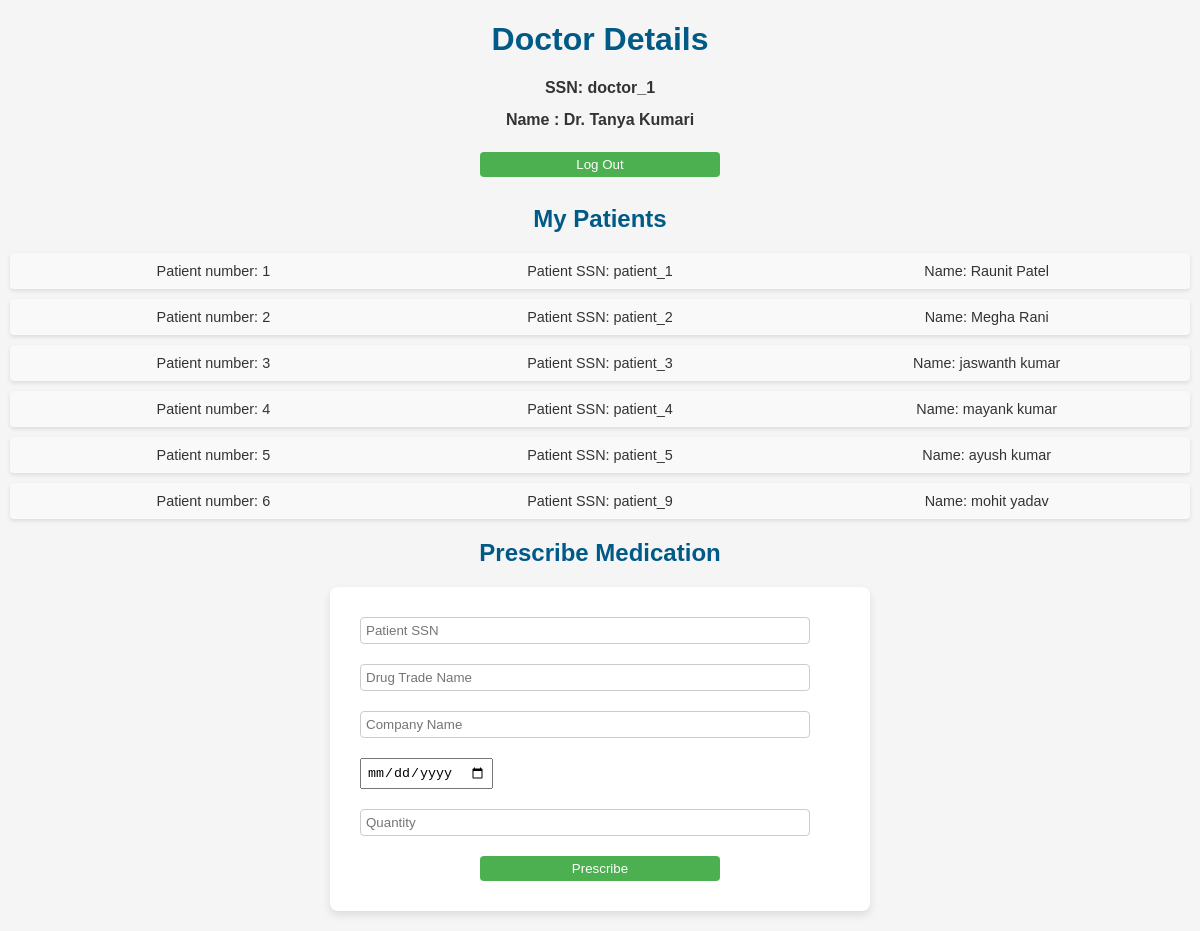
Screenshot of /doctor.php (signed in) with the database file from the repository.
### tables this page shows
CREATE TABLE `doctor` (
  `ssn` varchar(100) NOT NULL,
  `name` varchar(100) DEFAULT NULL,
  `specialty` varchar(100) DEFAULT NULL,
  `Years_exp` int(11) DEFAULT NULL
);

CREATE TABLE `patient` (
  `ssn` varchar(100) NOT NULL,
  `name` varchar(100) DEFAULT NULL,
  `address` varchar(100) DEFAULT NULL,
  `Age` int(11) DEFAULT NULL,
  `Pri_physician` varchar(100) DEFAULT NULL
);

### doctor.php (the view, shortened to what this page needs)
<?php
require_once('connecting_database.php');
$patientsData = [];
$doctor_ssn = '';
$error = '';
if ($_SESSION['role'] !== 'Doctor') {
    $error = "Access Denied. You must be logged in as a Doctor.";
} else {
    $name = $_SESSION['name'];
    $doctorSSNQuery = "SELECT d.ssn FROM doctor d JOIN users u ON d.name = u.name WHERE u.name = ?";
    if ($stmt = $conn->prepare($doctorSSNQuery)) {
        $stmt->bind_param("s", $name);
        $stmt->execute();
        $result = $stmt->get_result();
        if ($row = $result->fetch_assoc()) {
            $doctor_ssn = $row['ssn'];
        } else {
            $error = "Doctor information not found.";
        }
    } else {
        $error = "Error preparing query: " . $conn->error;
    }
    if (!empty($doctor_ssn)) {
        $patientQuery = "SELECT * FROM Patient WHERE Pri_physician = ?";
        if ($stmt = $conn->prepare($patientQuery)) {
            $stmt->bind_param("s", $doctor_ssn);
            $stmt->execute();
            $result = $stmt->get_result();
            while ($row = $result->fetch_assoc()) {
                $patientsData[] = $row;
            }
        } else {
            $error = "Error preparing query: " . $conn->error;
        }
    }
}
?>
<!DOCTYPE html>
<html lang="en">
<head>
    <link rel="stylesheet" href="styles.css">
</head>
<body>
<?php if (!empty($error)): ?>
    <p><?php echo $error; ?></p>
<?php else: ?>
    <div style="text-align: center;">
        <h1>Doctor Details</h1>
        <p>SSN: <?php echo $doctor_ssn; ?></p>
        <p>Name : Dr. <?php echo $name; ?></p>
        <button onclick="window.location.href='landing.html';" style="padding: 5px;">Log Out</button>
    </div>
    <center><h2>My Patients</h2></center>
    <?php $serialNumber = 1; ?>
    <?php foreach ($patientsData as $patient): ?>
        <div style="display: flex;
    justify-content: space-around;
    padding: 10px;
    margin: 10px;
    background-color: #f9f9f9;
    border-radius: 4px;
    box-shadow: 0 2px 4px rgba(0, 0, 0, 0.1);
    max-width: 100%;
    overflow: hidden;
">
            <span style="flex: 1;
    text-align: center;
    font-size: 0.9rem;
    color: #333;">Patient number: <?php echo $serialNumber; ?></span>
            <span style="flex: 1;
    text-align: center;
    font-size: 0.9rem;
    color: #333;">Patient SSN: <?php echo $patient['ssn']; ?></span>
            <span style="flex: 1;
    text-align: center;
    font-size: 0.9rem;
    color: #333;">Name: <?php echo $patient['name']; ?></span>
        </div>
        <?php $serialNumber++; ?>
    <?php endforeach; ?>
    <center><h2>Prescribe Medication</h2></center>
    <form action="prescription.php" method="POST">
        <input type='text' name='patient_ssn' placeholder='Patient SSN' required style="padding: 5px; margin: 10px">
        <input type='text' name='drug_trade_name' placeholder='Drug Trade Name' required style="padding: 5px; margin: 10px">
        <input type='text' name='company_name' placeholder='Company Name' required style="padding: 5px; margin: 10px">
        <input type='date' name='date' placeholder='Date' required style="padding: 5px; margin: 10px">
        <input type='integer' name='qty' placeholder='Quantity' required style="padding: 5px; margin: 10px">
        <center><button type='submit' name='submit' style="padding: 5px; margin: 10px">Prescribe</button></center>
    </form>
<?php endif; ?>
</body>
</html>

### styles.css (style rules this page uses)
body { font-family: Arial, sans-serif; background-color: #f5f5f5; margin: 0; padding: 0; color: #333; }
h1,h2, h3 { color: #005a87; }
form { background-color: #ffffff; padding: 20px; border-radius: 8px; box-shadow: 0 4px 8px rgba(0,0,0,0.1); margin: 20px auto; max-width: 500px; display: block; }
input[type="text"], input[type="password"], input[type="integer"], select { width: 90%; padding: 10px; margin: 10px 0; display: inline-block; border: 1px solid #ccc; border-radius: 4px; box-sizing: border-box; }
button { width: 20vw; background-color: #4CAF50; color: white; padding: 14px 20px; margin: 8px 0; border: none; border-radius: 4px; cursor: pointer; }
p { font-weight: 600; line-height: 1; }

### rows the page displays
doctor: ssn "doctor_1"
patient: ssn "patient_1", name "Raunit Patel"
patient: ssn "patient_2", name "Megha Rani"
patient: ssn "patient_3", name "jaswanth kumar"
patient: ssn "patient_4", name "mayank kumar"
patient: ssn "patient_5", name "ayush kumar"
patient: ssn "patient_9", name "mohit yadav"

### other values shown
$name "Tanya Kumari"
